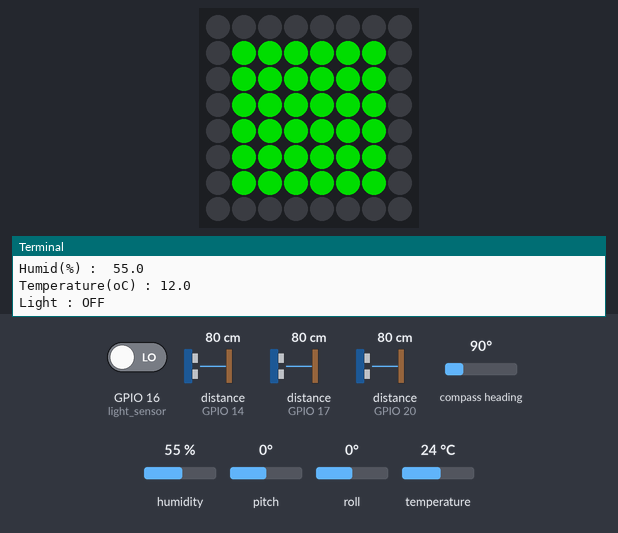
Bench run of a program on a simulated Raspberry Pi (BCM pin numbers) with a Sense HAT. On the bench: the Sense HAT's 8×8 RGB LED matrix, the last lines printed to the terminal. The inputs (shaded band) are chosen by the test bench; at power-on: GPIO 16 (light_sensor) LOW, distance to the obstacle (sensors on GPIO 14, GPIO 17, GPIO 20) 80 cm, compass heading 90°, humidity 55 %, pitch 0°, roll 0°, temperature 24 °C. The echo pulse lasts 58.3 µs per cm; dim RGB values are drawn brighter than linear; no MQTT or app messages arrive unless stated; the Sense HAT reports a negative pitch or roll as 360° plus the angle.

Above: at 1.3 s.
1.4 s: GPIO 16 (light_sensor) driven HIGH
At 2.8 s:
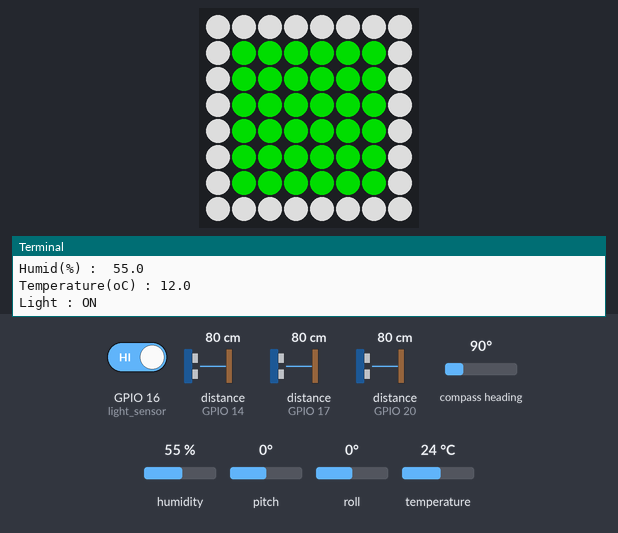
4.5 s: distance to the obstacle (sensor on GPIO 14) set to 12 cm
6.4 s: distance to the obstacle (sensor on GPIO 14) set to 9 cm
At 8.1 s:
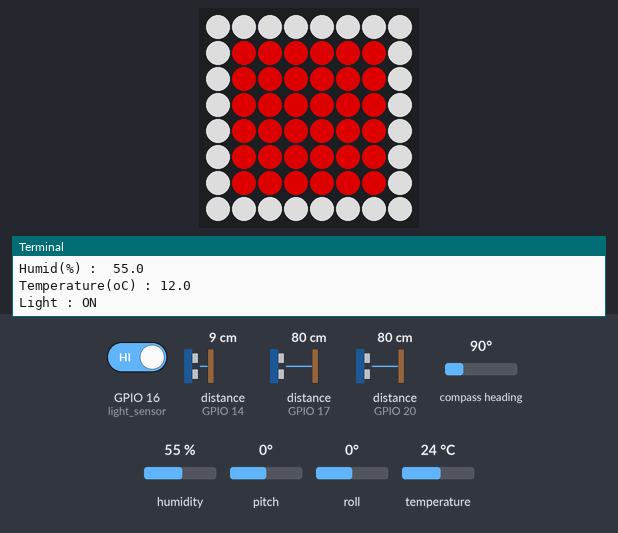
9.5 s: GPIO 16 (light_sensor) driven LOW
At 10.6 s:
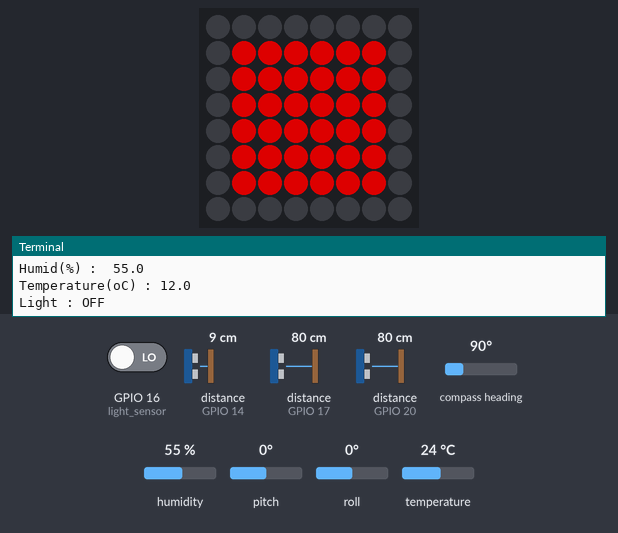
13.6 s: GPIO 16 (light_sensor) driven HIGH
At 14.0 s:
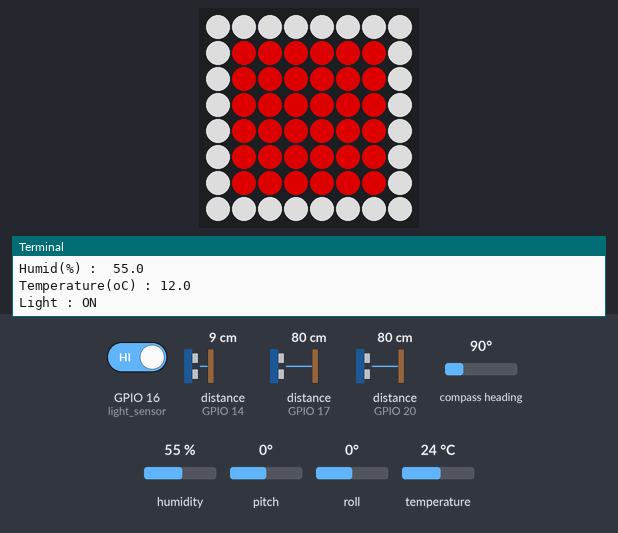
Timing chart, 0 to 16.2 s (numbered marks = the images above; inputs shaded):
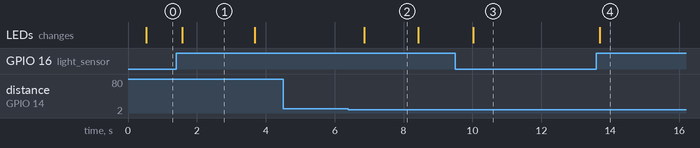

Measured:
- the behaviour switches between 11 and 10 cm on distance to the obstacle (sensor on GPIO 14) (found by bisection; images 1 and 2)
- after the input at 1.4 s, the LEDs: change after 0.18 s (image 1)
- after the input at 6.4 s, the LEDs: change after 0.46 s (image 2)
- after the input at 9.5 s, the LEDs: change after 0.52 s (image 3)
- after the input at 13.6 s, the LEDs: first change after 0.10 s (image 4 shows a later state)

The program:

10_Sensing_MQTT_json.py
```python
# AWS IoT를 활용해 데이터를 받고, 이를 DB를 통해 로깅하기 위해 MQTT로 payload를 json 형식으로 전송
# 기존 str 형식도 유지

from sense_hat import SenseHat
import time
from gpiozero import DistanceSensor
import json
import paho.mqtt.client as mqtt
from gpiozero import DigitalInputDevice

# GPIO 핀 번호 설정
sensor1_trigger = 27
sensor1_echo = 17
sensor2_trigger = 15
sensor2_echo = 14
sensor3_trigger = 21
sensor3_echo = 20
LIGHT_SENSOR_PIN = 16

sense = SenseHat()

# 초음파 센서 객체 생성
sensor1 = DistanceSensor(echo=sensor1_echo, trigger=sensor1_trigger)
sensor2 = DistanceSensor(echo=sensor2_echo, trigger=sensor2_trigger)
sensor3 = DistanceSensor(echo=sensor3_echo, trigger=sensor3_trigger)

# 조도 센서 초기화
light_sensor = DigitalInputDevice(LIGHT_SENSOR_PIN)

# LED brightness
red = (155, 0, 0)
green = (0, 155, 0)
white = (155, 155, 155)
out = (0, 0, 0)
angle = 0

# MQTT 설정
mqtt_broker = "192.168.110.120"  # 예: "localhost" 또는 브로커의 올바른 호스트 이름/주소
mqtt_port = 1883
mqtt_topic1 = "sensor/data1"
mqtt_topic2 = "sensor/data2"
mqtt_topic_heading = "sensor/data/heading"
mqtt_topic_direction = "sensor/data/direction"
mqtt_topic_distance1 = "sensor/data/distance1"
mqtt_topic_distance2 = "sensor/data/distance2"
mqtt_topic_distance3 = "sensor/data/distance3"
mqtt_topic_humidity = "sensor/data/humidity"
mqtt_topic_temperature = "sensor/data/temperature"
mqtt_topic_led1 = "sensor/data/led1"
mqtt_topic_led2 = "sensor/data/led2"
mqtt_topic_led3 = "sensor/data/led3"
mqtt_topic_light = "sensor/data/light"

# MQTT 클라이언트 초기화
client = mqtt.Client()

def get_heading():
    # Get the orientation data
    orientation = sense.get_orientation_degrees()
    pitch = orientation['pitch']
    roll = orientation['roll']
    yaw = orientation['yaw']

    # Print the yaw angle
    #print(f"Pitch: {pitch:.2f} Roll: {roll:.2f} Yaw: {yaw:.2f}")
    return yaw

def on_connect(client, userdata, flags, rc):
    print("Connected with result code " + str(rc))

client.on_connect = on_connect
client.connect(mqtt_broker, mqtt_port, 60)

try:
    while True:
        # 거리 측정
        distance1 = sensor1.distance * 100  # 거리를 센티미터로 변환
        distance2 = sensor2.distance * 100
        distance3 = sensor3.distance * 100

        humid = sense.get_humidity()
        temp = sense.get_temperature()
        sensor_value = light_sensor.value

        heading = get_heading()
        if heading < 22.5 or heading >= 337.5:
            direction = "North"
        elif 22.5 <= heading < 67.5:
            direction = "Northeast"
        elif 67.5 <= heading < 112.5:
            direction = "East"
        elif 112.5 <= heading < 157.5:
            direction = "Southeast"
        elif 157.5 <= heading < 202.5:
            direction = "South"
        elif 202.5 <= heading < 247.5:
            direction = "Southwest"
        elif 247.5 <= heading < 292.5:
            direction = "West"
        elif 292.5 <= heading < 337.5:
            direction = "Northwest"

        if distance3 <= 10 or distance2 <= 10 or distance1 <= 10:
            client.publish(mqtt_topic_led1,"false")
            client.publish(mqtt_topic_led2,"false")
            client.publish(mqtt_topic_led3,"false")
            for i in range(8):
                for j in range(8):
                    sense.set_pixel(i,j,red)
                    if(i==0 or j==0 or i==7 or j==7):
                        if light_sensor.value == 1:
                            sense.set_pixel(i,j,white)
                        else:
                            sense.set_pixel(i,j,out)

        else:
            client.publish(mqtt_topic_led1,"true")
            client.publish(mqtt_topic_led2,"true")
            client.publish(mqtt_topic_led3,"true")
            for i in range(8):
                for j in range(8):
                    sense.set_pixel(i, j, green)
                    if(i==0 or j==0 or i==7 or j==7):
                        if light_sensor.value == 1:
                            sense.set_pixel(i,j,white)
                        else :
                            sense.set_pixel(i,j,out)

        print(round(heading,2))
        print(f"Direction: {direction}")
        print("Left: {:.2f} cm".format(distance1))
        print("Center: {:.2f} cm".format(distance2))
        print("Right: {:.2f} cm".format(round(distance3,2)))
        print("Humid(%) : ", round(humid,2))
        print("Temperature(oC) :", round((temp - 12),2))

        light = ""

        if light_sensor.value:
            print("Light : ON")
            light ="ON"
        else:
            print("Light : OFF")
            light = "OFF"

        # 센서 데이터 MQTT로 전송
        payload = {
            "Heading": round(heading,2),
            "Direction": direction,
            "Left": round(distance1,2),
            "Center": round(distance2,2),
            "Right": round(distance3,2),
            "Humid": round(humid,2),
            "Temp": round(temp - 12,2),  # 온도 보정
            "Light" : light
        }

        client.publish(mqtt_topic1,str(payload))
        client.publish(mqtt_topic2, json.dumps(payload))

        client.publish(mqtt_topic_heading, round(heading,2))
        client.publish(mqtt_topic_direction, direction)
        client.publish(mqtt_topic_distance1, round(distance1,2))
        client.publish(mqtt_topic_distance2, round(distance2,2))
        client.publish(mqtt_topic_distance3, round(distance3,2))
        client.publish(mqtt_topic_humidity, round(humid,2))
        client.publish(mqtt_topic_temperature, round(temp-12,2))
        client.publish(mqtt_topic_light, light)

        #print(f"Published: {payload}")

        time.sleep(0.5)

except KeyboardInterrupt:
    print("종료")

finally:
    for i in range(8):
        for j in range(8):
            sense.set_pixel(i, j, out)
    sensor1.close()
    #sensor2.close()
    sensor3.close()
    client.disconnect()
```
